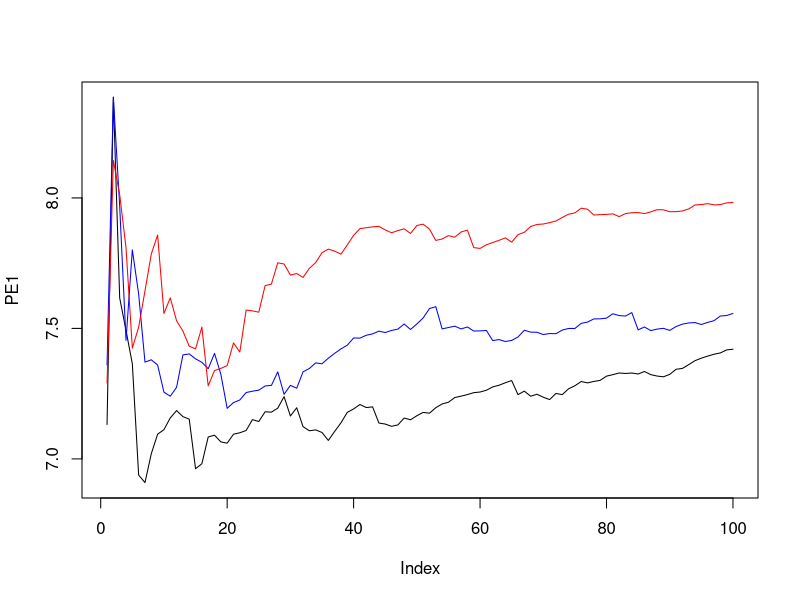

Write R code to recreate this figure. (Note: a time limit stopped this script after it produced the figure.)
## ---- chunk 1
library(MASS)
data(Boston)
## ---- chunk 2
head(Boston)
## ---- chunk 3
y <- Boston[, 1]
x <- Boston[, -c(1,4,9)]
x <- as.matrix(scale(x))
## ---- chunk 4
dim(x)
## ---- chunk 5
length(y)
## ---- chunk 6
class(x)
## ---- chunk 7
colnames(x)
## ---- chunk 8
apply(x, 2, function(t) sum(is.na(t)))
## ---- chunk 9
head(x, 3)
## ---- chunk 10
test <- x[1,]
train <- x[-1,]

te <- 1
tran <- (1:nrow(x))[-te]

dist_1 <- function(train, test) {
  diff <- train - matrix(rep(test, nrow(train)),
                         nrow=nrow(train), byrow=T)
  dists <- apply(abs(diff), 1, sum)
  dists <- as.numeric(dists)
  return(dists)
}
## ---- chunk 11
dist_2 <- function(train, test) {
  diff <- train - matrix(rep(test, nrow(train)),
                         nrow=nrow(train), byrow=T)
  dists <- sqrt(apply(diff^2, 1, sum))
  dists <- as.numeric(dists)
  return(dists)
}
## ---- chunk 12
dist_3 <- function(train, test) {
  diff <- train - matrix(rep(test, nrow(train)),
                         nrow=nrow(train), byrow=T)
  numer <- abs(diff)
  denom <- abs(train) + abs(matrix(rep(test, nrow(train)),
                                   nrow=nrow(train), byrow=T))
  dists <- apply((numer/denom), 1, sum)
  dists <- as.numeric(dists)
  return(dists)
}
## ---- chunk 13
fhat <- function(dist_func, train, test, target, K) {
  dist_vector <- dist_func(train, test)
  closest_K <- order(dist_vector,
                      decreasing = F)[1:K]
  fhat <- mean(target[closest_K])
  return(fhat)
}

fhat_1 <- fhat(dist_func=dist_1,
               train=train,
               test=test,
               target=y[tran],
               K=10)
fhat_2 <- fhat(dist_func=dist_2,
               train=train,
               test=test,
               target=y[tran],
               K=10)
fhat_3 <- fhat(dist_func=dist_2,
               train=train,
               test=test,
               target=y[tran],
               K=10)

c(fhat_1, fhat_2, fhat_3)
# [1] 0.115894 0.201866 0.074659
## ---- chunk 14
set.seed(12345)
tran <- sample(nrow(x), 400) # Randomly selected 400 samples
te <- c(1:nrow(x))[-tran]

PE <- function(x, y) {
  train <- x[tran,]
  testset <- x[-tran,]
  y_te <- y[te]
  
  K_list <- seq(1,100)
  
  f1_mat <- matrix(0, nrow=nrow(testset), ncol=100)
  f2_mat <- matrix(0, nrow=nrow(testset), ncol=100)
  f3_mat <- matrix(0, nrow=nrow(testset), ncol=100)
  
  for (i in 1:nrow(testset)) {
    test <- testset[i,]
    y_i <- y_te[i]
    for (k in K_list) {
      fhat_1 <- fhat(dist_1, train, test, y[tran], K=k)
      fhat_2 <- fhat(dist_2, train, test, y[tran], K=k)
      fhat_3 <- fhat(dist_3, train, test, y[tran], K=k)
      f1_mat[i,k] <- (y_i - fhat_1)^2
      f2_mat[i,k] <- (y_i - fhat_2)^2
      f3_mat[i,k] <- (y_i - fhat_3)^2
    }
  }
  
  PE1 <- apply(f1_mat, 2, function(t) sqrt(mean(t)))
  PE2 <- apply(f2_mat, 2, function(t) sqrt(mean(t)))
  PE3 <- apply(f3_mat, 2, function(t) sqrt(mean(t)))
  
  plot(PE1, type="l")
  lines(PE2, col="blue")
  lines(PE3, col="red")
  
  result_df <- data.frame(K_opt=c(which.min(PE1),
                                  which.min(PE2),
                                  which.min(PE3)),
                          PE_value=c(min(PE1),
                                     min(PE2),
                                     min(PE3)))
  
  return(result_df)
}

res2 <- PE(x,y)

res2
## ---- chunk 15
set.seed(1234)
foldID <- sample(rep(1:10, length=nrow(x)))

CVE <- function(x, y){
  for (id in 1:10) {
    res_mat <- matrix(0, nrow=100, ncol=3)
    
    train <- x[foldID!=id,]
    testset <- x[foldID==id,]
    y_te <- y[foldID==id]
    
    K_list <- 1:100
    
    f1_mat <- matrix(0, nrow=nrow(testset), ncol=100)
    f2_mat <- matrix(0, nrow=nrow(testset), ncol=100)
    f3_mat <- matrix(0, nrow=nrow(testset), ncol=100)
    
    for (i in 1:nrow(testset)) {
      test <- testset[i,]
      y_i <- y_te[i]
      for (k in K_list) {
        fhat_1 <- fhat(dist_1, train, test, y[foldID!=id], K=k)
        fhat_2 <- fhat(dist_2, train, test, y[foldID!=id], K=k)
        fhat_3 <- fhat(dist_3, train, test, y[foldID!=id], K=k)
        f1_mat[i,k] <- (y_i - fhat_1)^2
        f2_mat[i,k] <- (y_i - fhat_2)^2
        f3_mat[i,k] <- (y_i - fhat_3)^2
      }
    }
    mkPE1 <- apply(f1_mat, 2, sum)
    mkPE2 <- apply(f2_mat, 2, sum)
    mkPE3 <- apply(f3_mat, 2, sum)
    
    res_mat <- res_mat + cbind(mkPE1, mkPE2, mkPE3)
  }
  
  CVE_mat <- sqrt(res_mat/506)
  
  plot(CVE_mat[,1], type="l")
  lines(CVE_mat[,2], col="blue")
  lines(CVE_mat[,3], col="red")
  
  K_opt <- apply(CVE_mat, 2, which.min)
  CVE_value <- apply(CVE_mat, 2, min)
  
  result_df <- data.frame(K_opt=c(K_opt[1],
                                  K_opt[2],
                                  K_opt[3]),
                          CVE_value=c(CVE_value[1],
                                     CVE_value[2],
                                     CVE_value[3]))
  rownames(result_df) = c("1","2","3")
  
  return(result_df)
}

res <- CVE(x,y)

res
## ---- chunk 16
ghat <- function(dist_func, train, test, target, K) {
  dist_vector <- dist_func(train, test)
  closest_K <- order(dist_vector,
                      decreasing = F)[1:K]
  ghat <- median(target[closest_K])
  return(ghat)
}

set.seed(1234)
foldID <- sample(rep(1:10, length=nrow(x)))

CVE_g <- function(x, y){
  for (id in 1:10) {
    res_mat <- matrix(0, nrow=100, ncol=3)
    
    train <- x[foldID!=id,]
    testset <- x[foldID==id,]
    y_te <- y[foldID==id]
    
    K_list <- 1:100
    
    g1_mat <- matrix(0, nrow=nrow(testset), ncol=100)
    g2_mat <- matrix(0, nrow=nrow(testset), ncol=100)
    g3_mat <- matrix(0, nrow=nrow(testset), ncol=100)
    
    for (i in 1:nrow(testset)) {
      test <- testset[i,]
      y_i <- y_te[i]
      for (k in K_list) {
        ghat_1 <- ghat(dist_1, train, test, y[foldID!=id], K=k)
        ghat_2 <- ghat(dist_2, train, test, y[foldID!=id], K=k)
        ghat_3 <- ghat(dist_3, train, test, y[foldID!=id], K=k)
        g1_mat[i,k] <- (y_i - ghat_1)^2
        g2_mat[i,k] <- (y_i - ghat_2)^2
        g3_mat[i,k] <- (y_i - ghat_3)^2
      }
    }
    mkPE1 <- apply(g1_mat, 2, sum)
    mkPE2 <- apply(g2_mat, 2, sum)
    mkPE3 <- apply(g3_mat, 2, sum)
    
    res_mat <- res_mat + cbind(mkPE1, mkPE2, mkPE3)
  }
  
  CVE_mat <- sqrt(res_mat/506)
  
  plot(CVE_mat[,1], type="l")
  lines(CVE_mat[,2], col="blue")
  lines(CVE_mat[,3], col="red")
  
  K_opt <- apply(CVE_mat, 2, which.min)
  CVE_value <- apply(CVE_mat, 2, min)
  
  result_df <- data.frame(K_opt=c(K_opt[1],
                                  K_opt[2],
                                  K_opt[3]),
                          CVE_value=c(CVE_value[1],
                                     CVE_value[2],
                                     CVE_value[3]))
  rownames(result_df) <- 1:3
  
  return(result_df)
}

res4 <- CVE_g(x,y)

res4
## ---- chunk 17
hhat <- function(dist_func, train, test, target, K) {
  dist_vector <- dist_func(train, test)
  closest_K <- order(dist_vector,
                      decreasing = F)[1:K]
  
  min_dist <- min(dist_vector)
  
  delta <- exp(-(dist_vector[closest_K] - min_dist)^2)
  D_lk <- sum(delta)
  
  hhat <- sum(delta*target[closest_K])/(D_lk)
  return(hhat)
}

set.seed(1234)
foldID <- sample(rep(1:10, length=nrow(x)))

CVE_h <- function(x, y){
  for (id in 1:10) {
    res_mat <- matrix(0, nrow=100, ncol=3)
    
    train <- x[foldID!=id,]
    testset <- x[foldID==id,]
    y_te <- y[foldID==id]
    
    K_list <- 1:100
    
    h1_mat <- matrix(0, nrow=nrow(testset), ncol=100)
    h2_mat <- matrix(0, nrow=nrow(testset), ncol=100)
    h3_mat <- matrix(0, nrow=nrow(testset), ncol=100)
    
    for (i in 1:nrow(testset)) {
      test <- testset[i,]
      y_i <- y_te[i]
      for (k in K_list) {
        hhat_1 <- hhat(dist_1, train, test, y[foldID!=id], K=k)
        hhat_2 <- hhat(dist_2, train, test, y[foldID!=id], K=k)
        hhat_3 <- hhat(dist_3, train, test, y[foldID!=id], K=k)
        h1_mat[i,k] <- (y_i - hhat_1)^2
        h2_mat[i,k] <- (y_i - hhat_2)^2
        h3_mat[i,k] <- (y_i - hhat_3)^2
      }
    }
    mkPE1 <- apply(h1_mat, 2, sum)
    mkPE2 <- apply(h2_mat, 2, sum)
    mkPE3 <- apply(h3_mat, 2, sum)
    
    res_mat <- res_mat + cbind(mkPE1, mkPE2, mkPE3)
  }
  
  CVE_mat <- sqrt(res_mat/506)
  
  plot(CVE_mat[,1], type="l")
  lines(CVE_mat[,2], col="blue")
  lines(CVE_mat[,3], col="red")
  
  K_opt <- apply(CVE_mat, 2, which.min)
  CVE_value <- apply(CVE_mat, 2, min)
  
  result_df <- data.frame(K_opt=c(K_opt[1],
                                  K_opt[2],
                                  K_opt[3]),
                          CVE_value=c(CVE_value[1],
                                     CVE_value[2],
                                     CVE_value[3]))
  rownames(result_df) <- 1:3
  
  return(result_df)
}

res5 <- CVE_h(x,y)

res5
